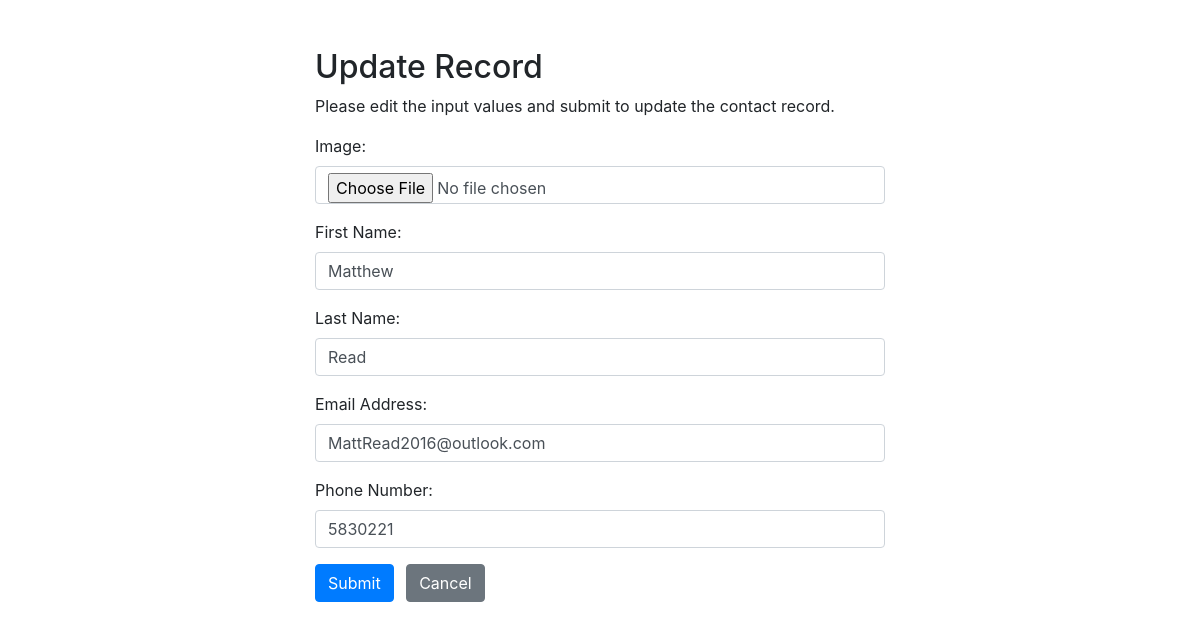
Screenshot of /update.php?id=8 with the database file from the repository.
### tables this page shows
CREATE TABLE `contact_info` (
  `id` int(11) NOT NULL,
  `image` varchar(255) NOT NULL,
  `fName` varchar(100) NOT NULL,
  `lName` varchar(100) NOT NULL,
  `email` varchar(255) NOT NULL,
  `phone` varchar(255) NOT NULL
);

### update.php (the view, shortened to what this page needs)
<?php
require_once "dbinfo.php";
$image = "";
$fName = "";
$lName = "";
$email = "";
$phone = "";
$image_err = "";
$fName_err = "";
$lName_err = "";
$email_err = "";
$phone_err = "";
if(isset($_POST["id"]) && !empty($_POST["id"])){
    $id = $_POST["id"];
    $input_image = trim($_POST["image"]);
    if(empty($input_image)){
        $image_err = "*Error. Please include an image.";
    } else{
        $image = $input_image;
    }
    $input_fName = trim($_POST["fName"]);
    if(empty($input_fName)){
        $fName_err = "*Error. Please enter your first name.";
    } else{
        $fName = $input_fName;
    }
    $input_lName = trim($_POST["lName"]);
    if(empty($input_lName)){
        $lName_err = "*Error. Please enter your last name.";
    } else{
        $lName = $input_lName;
    }
    $input_email = trim($_POST["email"]);
    if(empty($input_email)){
        $email_err = "*Error. Please enter your email address.";
    } else{
        $email = $input_email;
    }
    $input_phone = trim($_POST["phone"]);
    if(empty($input_phone)){
        $phone_err = "*Error. Please enter your phone number.";
    } else if (!preg_match('/^[0-9]{10}+$/', $input_phone)) {
        $phone_err = "*Error. Please enter a valid phone number.";
    } else {
        $phone = $input_phone;
    }
    if(empty($image_err) && empty($fName_err) && empty($lName_err) && empty($email_err) && empty($phone_err)){
        $sql = "UPDATE contact_info SET image=?, fName=?, lName=?, email=?, phone=? WHERE id=?";
        if($stmt = mysqli_prepare($conn, $sql)){
            mysqli_stmt_bind_param($stmt, "sssssi", $param_image, $param_fName, $param_lName, $param_email, $param_phone, $param_id);
            $param_image = $image;
            $param_fName = $fName;
            $param_lName = $lName;
            $param_email = $email;
            $param_phone = $phone;
            $param_id = $id;
            if(mysqli_stmt_execute($stmt)){
                header("location: index.php");
                exit();
            } else{
                echo "Oops! Something went wrong. Please try again later.";
            }
        }
        mysqli_stmt_close($stmt);
    }
    mysqli_close($conn);
} else{
    if(isset($_GET["id"]) && !empty(trim($_GET["id"]))){
        $sql = "SELECT * FROM contact_info WHERE id = ?";
        if($stmt = mysqli_prepare($conn, $sql)){
            mysqli_stmt_bind_param($stmt, "i", $param_id);
            if(mysqli_stmt_execute($stmt)){
                $result = mysqli_stmt_get_result($stmt);
                if(mysqli_num_rows($result) == 1){
                    $row = mysqli_fetch_array($result, MYSQLI_ASSOC);
                    $image = $row["image"];
                    $fName = $row["fName"];
                    $lName = $row["lName"];
                    $email = $row["email"];
                    $phone = $row["phone"];
                } else{
                    header("location: error.php");
                    exit();
                }
            } else{
                echo "Oops! Something went wrong. Please try again later.";
            }
        }
    }  else{
        header("location: error.php");
        exit();
    }
}
?>
<!DOCTYPE html>
<html lang="en">
<head>
    <link rel="stylesheet" href="https://stackpath.bootstrapcdn.com/bootstrap/4.5.2/css/bootstrap.min.css">
</head>
<body>
    <div class="wrapper">
        <div class="container-fluid">
            <div class="row">
                <div class="col-md-12">
                    <h2 class="mt-5">Update Record</h2>
                    <p>Please edit the input values and submit to update the contact record.</p>
                    <form action="<?php echo htmlspecialchars(basename($_SERVER['REQUEST_URI'])); ?>" method="post">
                    <div class="form-group">
                            <label>Image:</label>
                            <input type="file" name="image" class="form-control <?php echo (!empty($image_err)) ? 'is-invalid' : ''; ?>" value="<?php echo $image; ?>">
                        </div>
                        <div class="form-group">
                            <label>First Name:</label>
                            <input type="text" name="fName" class="form-control <?php echo (!empty($fName_err)) ? 'is-invalid' : ''; ?>" value="<?php echo $fName; ?>">
                        </div>
                        <div class="form-group">
                            <label>Last Name:</label>
                            <input type="text" name="lName" class="form-control <?php echo (!empty($lName_err)) ? 'is-invalid' : ''; ?>" value="<?php echo $lName; ?>">
                        </div>
                        <div class="form-group">
                            <label>Email Address:</label>
                            <input type="email" name="email" class="form-control <?php echo (!empty($email_err)) ? 'is-invalid' : ''; ?>" value="<?php echo $email; ?>">
                        </div>
                        <div class="form-group">
                            <label>Phone Number:</label>
                            <input type="phone" name="phone" class="form-control <?php echo (!empty($phone_err)) ? 'is-invalid' : ''; ?>" value="<?php echo $phone; ?>">
                        </div>
                        <input type="submit" class="btn btn-primary" value="Submit">
                        <a href="index.php" class="btn btn-secondary ml-2">Cancel</a>
                    </form>
                </div>
            </div>
        </div>
    </div>
</body>
</html>

### update.php (style rules this page uses)
.wrapper { width: 600px; margin: 0 auto; }

### rows the page displays
contact_info: fName "Matthew", lName "Read", email "MattRead2016@outlook.com", phone "5830221"
